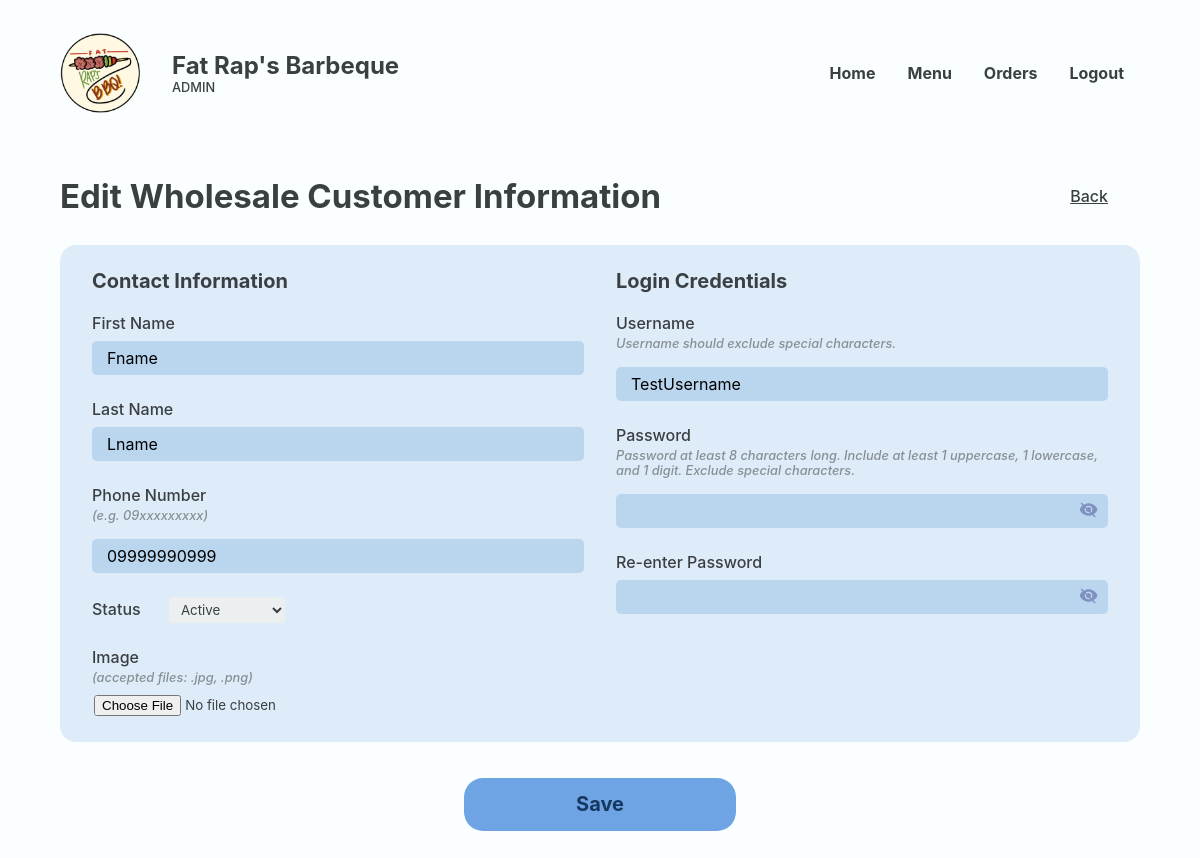
The page /Website/admin-edit-wholesaler.php?PRSN_ID=91&WHL_ID=19 (signed in) on the database its author committed.
### tables this page shows
CREATE TABLE `wholesaler` (
  `WHL_ID` int(18) UNSIGNED NOT NULL,
  `PRSN_ID` int(18) NOT NULL,
  `WHL_FNAME` varchar(20) NOT NULL,
  `WHL_LNAME` varchar(20) NOT NULL,
  `WHL_IMAGE` varchar(250) NOT NULL,
  `WHL_STATUS` varchar(18) NOT NULL
);

CREATE TABLE `person` (
  `PRSN_ID` int(18) UNSIGNED NOT NULL,
  `PRSN_NAME` varchar(20) NOT NULL,
  `PRSN_EMAIL` varchar(35) NOT NULL,
  `PRSN_PASSWORD` varchar(250) NOT NULL,
  `PRSN_PHONE` varchar(11) NOT NULL,
  `PRSN_ROLE` varchar(11) NOT NULL
);

### Website/admin-edit-wholesaler.php (the view, shortened to what this page needs)
<?php
@include 'constants.php';
$WHL_ID = $_GET['WHL_ID'];
$sql = "SELECT * FROM person, wholesaler WHERE wholesaler.PRSN_ID = person.PRSN_ID AND WHL_ID = '$WHL_ID'";
$res = mysqli_query($conn, $sql);
$count = mysqli_num_rows($res);
if ($count > 0) {
    while ($row = mysqli_fetch_assoc($res)) {
        $WHL_FNAME = $row['WHL_FNAME'];
        $WHL_LNAME = $row['WHL_LNAME'];
        $PRSN_NUMBER = $row['PRSN_PHONE'];
        $PRSN_EMAIL = $row['PRSN_EMAIL'];
        $WHL_STATUS = $row['WHL_STATUS'];
    }
}
?>
<!DOCTYPE html>
<html lang="en">
<head>
    <link rel="stylesheet" href="header-styles.css">
    <link rel="stylesheet" href="admin-styles.css">
    <link href='https://unpkg.com/boxicons@2.1.4/css/boxicons.min.css' rel='stylesheet'>
</head>
<body>
    <header class="backend">
        <div class="header-container">
            <div class="website-title">
                <img id="logo" src="images/client-logo.png">
                <div class="text">
                    <h1>Fat Rap's Barbeque</h1>
                    <p>ADMIN</p>
                </div>
            </div>
            <ul class='menubar'>
            <li><a href="<?php echo SITEURL; ?>admin-home.php">Home</a></li>
                <li><a href="<?php echo SITEURL; ?>admin-inventory.php">Menu</a></li>
                <li><a href="<?php echo SITEURL; ?>admin-new-orders.php">Orders</a></li>
                <?php
                if (isset($_SESSION['prsn_id'])) {
                ?>
                    <li><a href="<?php echo SITEURL; ?>logout.php">Logout</a>
                    </li>
                <?php
                } else {
                ?>
                    <li><a href="<?php echo SITEURL; ?>login-page.php">Login</a></li>
                <?php
                }
                ?>
            </ul>
        </div>
    </header>
    <main>
        <section class="section">
            <div class="container">
                <div class="section-heading row back">
                    <h2>Edit Wholesale Customer Information</h2>
                    <a href="<?php echo SITEURL; ?>admin-wholesaler-accounts.php">Back</a>
                </div>
                <section class="section-body">
                    <section class="main-section column">
                        <form id="form" class="column" method="post" enctype="multipart/form-data" onsubmit="return validateInputs()">
                            <div class="block layout">
                                <section>
                                    <div class="form-title">
                                        <h1>Contact Information</h1>
                                    </div>
                                    <div class="form-field">
                                        <div class="form-field-input input-control">
                                            <label for="first-name">First Name</label>
                                            <input name="first-name" id="first-name" class="js-user" type="text" value="<?php echo $WHL_FNAME ?>">
                                        </div>
                                        <div class="form-field-input input-control">
                                            <label for="last-name">Last Name</label>
                                            <input name="last-name" id="last-name" class="js-user" type="text" value="<?php echo $WHL_LNAME ?>">
                                        </div>
                                        <div class="form-field-input input-control">
                                            <label for="number">Phone Number</label>
                                            <p>(e.g. 09xxxxxxxxx)</p>
                                            <input class="js-user" type="text" id="number" name="number" value="<?php echo $PRSN_NUMBER ?>">
                                        </div>
                                        <div class="form-field-input">
                                            <label for="role">Status</label>
                                            <select class="dropdown" name="status" id="status" required>
                                                <option value="Active" <?php if ($WHL_STATUS == 'Active') echo ' selected'; ?>>Active</option>
                                            </select>
                                        </div>
                                        <div class="form-field-input">
                                            <label for="image">Image</label>
                                            <p>(accepted files: .jpg, .png)</p>
                                            <input name="image" id="image" class="image" type="file">
                                        </div>
                                    </div>
                                </section>
                                <section>
                                    <div class="form-title">
                                        <h1>Login Credentials</h1>
                                    </div>
                                    <div class="form-field">
                                        <div class="form-field-input input-control">
                                            <label for="username">Username</label>
                                            <p>Username should exclude special characters.</p>
                                            <input name="username" id="username" class="js-user" type="text" value="<?php echo $PRSN_EMAIL ?>">
                                        </div>
                                        <div class="form-field-input">
                                            <div class="with-desc">
                                                <label for="password">Password</label>
                                                <p>Password at least 8 characters long. Include at least 1 uppercase, 1 lowercase, and 1 digit. Exclude special characters.</p>
                                            </div>
                                            <div class="input-container input-control">
                                                <input class="js-pass" type="password" id="password" name="password">
                                                <span onclick="togglePassword('password')">
                                                </span>
                                            </div>
                                        </div>
                                        <div class="form-field-input">
                                            <label for="cpassword">Re-enter Password</label>
                                            <div class="input-container input-control">
                                                <input class="js-cpass" type="password" id="cpassword" name="cpassword">
                                                <span onclick="togglePassword('cpassword')">
                                                </span>
                                            </div>
                                        </div>
                                    </div>
                                </section>
                            </div>
                            <button name="submit" type="submit" class="big-btn">Save</button>
                        </form>

### Website/header-styles.css (style rules this page uses)
*, *::before, *::after { margin: 0; padding: 0; box-sizing: border-box; font-family: inherit; }
:root { --bg:#F2FFE1; --primary:#f3d95c; --text:#3A001E; --text2: #FA3F1F; --input-bg:#F7F3DC; --eye-icon:#CEC699; --block: #4ADE5D; --block-p:#277B32; --block-h1: #0F4C17; --form-bg: #FFFDEF; --header-text: #3A001E; }
body { font-family: 'Inter', sans-serif; }
header, footer { width: 100%; display: flex; justify-content: center; align-items: center; }
header { height: 8rem; position: fixed; top: 0; z-index: 100; color: var(--header-text); background-color: var(--bg); }
header.backend { color: #3A3F42; background-color: #FBFEFF; }
.header-container, .footer-container { margin-inline: auto; margin-top: 2rem; margin-bottom: 0.9rem; width: 90%; max-width: 1200px; display: flex; justify-content: space-between; align-items: center; }
.website-title { display: flex; align-items: center; }
header img { width: 80px; position: relative; }
header .text { margin-left: 2rem; display: flex; flex-direction: column; gap: 0; }
header h1 { white-space: nowrap; font-size: 1.5rem; }
header .text p, footer .right-container p { font-size: 0.8rem; }
li > a { color: inherit; text-decoration: none; }
.menubar { display: flex; flex-direction: row; list-style-type: none; margin: 0; padding: 0; }
.menubar > li { font-weight: bold; margin: 0 1rem; overflow: hidden; }

### rows shown on the page
wholesaler: first-name "Fname", last-name "Lname", number "09999990999", status "Active", username "TestUsername"
